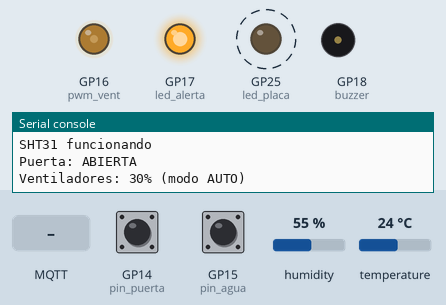
The program below on a simulated Raspberry Pi Pico running MicroPython. Shown: output pins drawn as LEDs (lit = HIGH), buzzer (waves = sounding, pin HIGH), the last lines printed to the serial console. Dashed ring = blinking. Inputs (shaded band) come from the test bench; at power-on: GP15 (pin_agua) HIGH, GP14 (pin_puerta) HIGH, temperature 24 °C, humidity 55 %. WiFi joins after 1.5 s; no MQTT or app messages arrive unless stated; values from a settings file that is not in the repository are placeholders.

Above: at 1.2 s.
1.3 s: MQTT message "ON" arrives on the first subscribed topic
At 2.4 s:
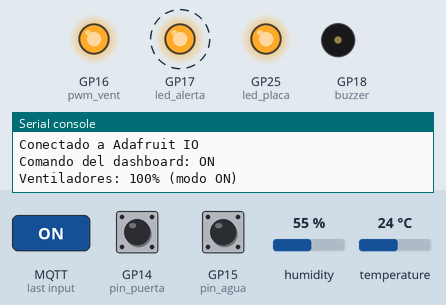
4.8 s: GP15 (pin_agua) pulled LOW for 1 s
At 5.59 s:
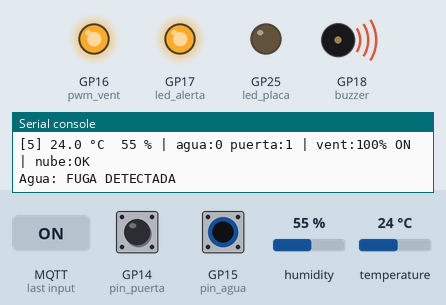
8.3 s: MQTT message "OFF" arrives on the first subscribed topic
At 10.5 s:
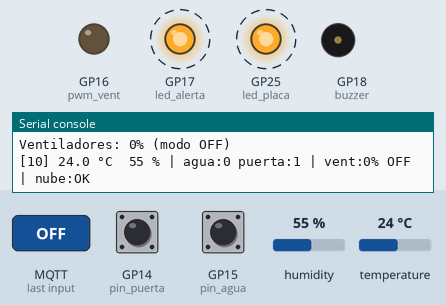
11.8 s: GP15 (pin_agua) pulled LOW for 3.2 s
At 16.3 s:
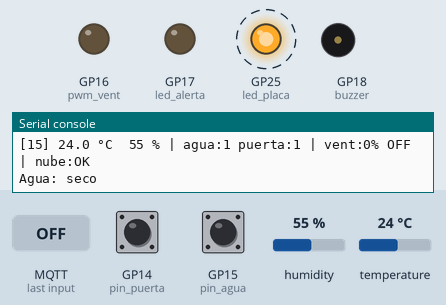
16.5 s: GP14 (pin_puerta) pulled LOW for 1 s
20.0 s: temperature set to 29.4 °C
23.5 s: temperature set to 30.4 °C
At 27.16 s:
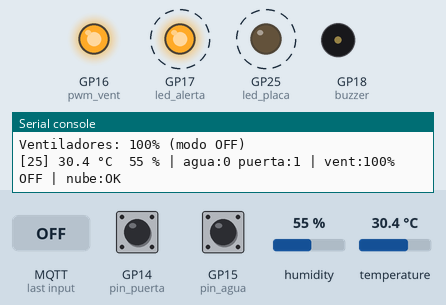
Timing chart, 0 to 28.0 s (numbered marks = the images above; inputs shaded):
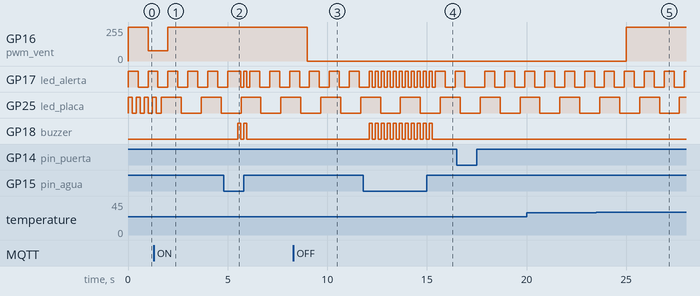

Measured:
- the behaviour switches between 29.9 and 30 °C on temperature (found by bisection; images 4 and 5)
- after the input at 1.3 s, GP16 (pwm_vent): 76/255 → 255/255 after 0.70 s
- after the input at 4.8 s, GP18 (buzzer): alternates HIGH for 0.15 s and LOW for 0.15 s, 4 changes in all, then stays LOW, starting after 0.71 s
- after the input at 8.3 s, GP16 (pwm_vent): 255/255 → 0/255 after 0.71 s
- after the input at 11.8 s, GP18 (buzzer): alternates HIGH for 0.15 s and LOW for 0.15 s, 22 changes in all, then stays LOW, starting after 0.31 s
- after the input at 23.5 s, GP16 (pwm_vent): 0/255 → 255/255 after 1.5 s
- by itself, GP25 (led_placa): alternates HIGH for 1.0 s and LOW for 1.0 s

The program:

main.py
```python
# main.py — Proyecto 11: Monitoreo de cuarto de comunicaciones
# Raspberry Pi Pico 2 W · MicroPython · asyncio · Adafruit IO (MQTT)
#
# Archivos que deben estar en la Pico:
#   main.py          (este archivo)
#   umqtt_simple.py  (librería MQTT, sin modificar)
#   secretos.py      (Wi-Fi y Key de Adafruit; NO se sube a GitHub)

import asyncio
import time
import network
from machine import Pin, I2C, PWM
from umqtt_simple import MQTTClient
from secretos import WIFI_SSID, WIFI_CLAVE, AIO_USER, AIO_KEY


# ============================== AJUSTES ==============================
# Pines (cámbialos si tu conexión es distinta)
PIN_SDA = 4            # SHT31 SDA  (I2C0)
PIN_SCL = 5            # SHT31 SCL  (I2C0)
PIN_AGUA = 15          # salida digital del sensor de fuga
PIN_PUERTA = 14        # sensor magnético (reed switch) a GND
PIN_VENT = 16          # PWM hacia el MOSFET de los ventiladores de 12 V
PIN_LED_ALERTA = 17    # LED rojo de alerta
PIN_BUZZER = 18        # buzzer activo

# Lógica de los sensores digitales
AGUA_ACTIVO = 0        # valor que da el sensor de fuga cuando está mojado
PUERTA_ABIERTA = 1     # con pull-up: imán cerca = 0 (cerrada), imán lejos = 1 (abierta)

# Temperaturas y ventiladores
TEMP_MAX = 30.0        # °C: por encima se genera la alerta "Temperatura alta"
TEMP_VENT_MIN = 24.0   # °C: por debajo, ventiladores apagados (modo AUTO)
TEMP_VENT_MAX = 32.0   # °C: desde aquí, ventiladores al 100 % (modo AUTO)
VENT_MIN = 30          # % mínimo para que el ventilador arranque
PWM_FREQ = 1000        # Hz
PROTECCION_TERMICA = True   # en modo OFF, si la temperatura supera TEMP_MAX, fuerza 100 %

# Tiempos
INTERVALO_SENSOR_MS = 2000
INTERVALO_NUBE_MS = 15000   # Adafruit IO gratis: máximo 30 datos por minuto
ESPERA_RECONEXION_S = 10    # Adafruit IO: máximo 20 intentos de conexión por minuto

# Adafruit IO
AIO_SERVIDOR = "io.adafruit.com"
CLIENT_ID = b"pico-rack-g11"


# ============================== HARDWARE ==============================
i2c = I2C(0, sda=Pin(PIN_SDA), scl=Pin(PIN_SCL), freq=100000)
pin_agua = Pin(PIN_AGUA, Pin.IN, Pin.PULL_UP)
pin_puerta = Pin(PIN_PUERTA, Pin.IN, Pin.PULL_UP)

pwm_vent = PWM(Pin(PIN_VENT))
pwm_vent.freq(PWM_FREQ)
pwm_vent.duty_u16(0)

led_alerta = Pin(PIN_LED_ALERTA, Pin.OUT, value=0)
buzzer = Pin(PIN_BUZZER, Pin.OUT, value=0)
led_placa = Pin("LED", Pin.OUT)


# ============================== ESTADO ==============================
temperatura = None
humedad = None
sensor_ok = False
agua = 0                   # 1 = fuga detectada
puerta = 0                 # 1 = puerta abierta
velocidad = 0              # % de los ventiladores
modo_ventiladores = "AUTO" # AUTO, ON u OFF (lo cambia el dashboard)
nube_ok = False


# ============================== SENSOR SHT31 ==============================
SHT31_ADDR = 0x44

def _crc8(datos):
    crc = 0xFF
    for b in datos:
        crc ^= b
        for _ in range(8):
            if crc & 0x80:
                crc = ((crc << 1) ^ 0x31) & 0xFF
            else:
                crc = (crc << 1) & 0xFF
    return crc

async def leer_sht31():
    i2c.writeto(SHT31_ADDR, b"\x24\x00")      # medición de alta repetibilidad
    await asyncio.sleep_ms(20)                # espera sin bloquear las otras tareas
    d = i2c.readfrom(SHT31_ADDR, 6)
    if _crc8(d[0:2]) != d[2] or _crc8(d[3:5]) != d[5]:
        raise ValueError("CRC inválido")
    t_raw = (d[0] << 8) | d[1]
    h_raw = (d[3] << 8) | d[4]
    t = -45 + 175 * t_raw / 65535
    h = 100 * h_raw / 65535
    return t, h

async def tarea_sensor():
    global temperatura, humedad, sensor_ok
    fallos = 0
    while True:
        try:
            temperatura, humedad = await leer_sht31()
            if not sensor_ok:
                print("SHT31 funcionando")
            sensor_ok = True
            fallos = 0
        except Exception as e:
            fallos += 1
            if fallos == 3:
                sensor_ok = False
                print("SHT31 sin respuesta:", e)
        await asyncio.sleep_ms(INTERVALO_SENSOR_MS)


# ============================== SENSORES DIGITALES ==============================
async def tarea_digitales():
    # Lee agua y puerta cada 100 ms; un cambio cuenta solo si se repite 3 veces (antirrebote)
    global agua, puerta
    cont_agua = 0
    cont_puerta = 0
    while True:
        a = 1 if pin_agua.value() == AGUA_ACTIVO else 0
        p = 1 if pin_puerta.value() == PUERTA_ABIERTA else 0

        if a != agua:
            cont_agua += 1
            if cont_agua >= 3:
                agua = a
                cont_agua = 0
                print("Agua:", "FUGA DETECTADA" if agua else "seco")
        else:
            cont_agua = 0

        if p != puerta:
            cont_puerta += 1
            if cont_puerta >= 3:
                puerta = p
                cont_puerta = 0
                print("Puerta:", "ABIERTA" if puerta else "cerrada")
        else:
            cont_puerta = 0

        await asyncio.sleep_ms(100)


# ============================== CONTROL DE VENTILADORES ==============================
def velocidad_auto(t):
    if t is None:
        return 100                      # sin lectura del sensor: por seguridad, al máximo
    if t < TEMP_VENT_MIN:
        return 0
    if t >= TEMP_VENT_MAX:
        return 100
    return int(VENT_MIN + (t - TEMP_VENT_MIN) * (100 - VENT_MIN) / (TEMP_VENT_MAX - TEMP_VENT_MIN))

async def tarea_control():
    global velocidad
    while True:
        t = temperatura if sensor_ok else None
        if modo_ventiladores == "ON":
            v = 100
        elif modo_ventiladores == "OFF":
            v = 0
            if PROTECCION_TERMICA and t is not None and t > TEMP_MAX:
                v = 100
        else:
            v = velocidad_auto(t)

        if v != velocidad:
            print("Ventiladores: {}% (modo {})".format(v, modo_ventiladores))
        velocidad = v
        pwm_vent.duty_u16(v * 65535 // 100)
        await asyncio.sleep(1)


# ============================== ALERTAS LOCALES ==============================
async def tarea_alertas():
    while True:
        temp_alta = sensor_ok and temperatura > TEMP_MAX
        if agua:
            # Fuga de agua: la alerta más grave, LED y buzzer rápidos
            led_alerta.on(); buzzer.on()
            await asyncio.sleep_ms(150)
            led_alerta.off(); buzzer.off()
            await asyncio.sleep_ms(150)
        elif temp_alta or puerta or not sensor_ok:
            # Otras alertas: solo el LED parpadea
            buzzer.off()
            led_alerta.toggle()
            await asyncio.sleep_ms(500)
        else:
            led_alerta.off(); buzzer.off()
            await asyncio.sleep_ms(500)


# ============================== NUBE (Wi-Fi + Adafruit IO) ==============================
wlan = network.WLAN(network.STA_IF)
cliente = None

def tema(feed):
    return (AIO_USER + "/feeds/" + feed).encode()

async def conectar_wifi():
    if wlan.isconnected():
        return True
    print("Conectando a Wi-Fi '{}'...".format(WIFI_SSID))
    wlan.active(True)
    try:
        wlan.config(pm=0xa11140)        # desactiva el ahorro de energía: conexión más estable
    except Exception:
        pass
    try:
        wlan.disconnect()
    except Exception:
        pass
    wlan.connect(WIFI_SSID, WIFI_CLAVE)
    for _ in range(20):                 # hasta ~10 s, sin bloquear las otras tareas
        if wlan.isconnected():
            print("Wi-Fi conectado, IP:", wlan.ifconfig()[0])
            return True
        await asyncio.sleep_ms(500)
    print("Wi-Fi: no se pudo conectar")
    return False

def al_recibir(topic, msg):
    # Acción remota: el dashboard envía AUTO, ON u OFF por cmd-ventiladores
    global modo_ventiladores
    valor = msg.decode().strip().upper()
    if valor in ("AUTO", "ON", "OFF"):
        modo_ventiladores = valor
        print("Comando del dashboard:", valor)

def cerrar_mqtt():
    global cliente
    if cliente:
        try:
            cliente.sock.close()
        except Exception:
            pass
    cliente = None

def conectar_mqtt():
    global cliente
    cerrar_mqtt()
    cliente = MQTTClient(CLIENT_ID, AIO_SERVIDOR, user=AIO_USER, password=AIO_KEY, keepalive=60)
    cliente.set_last_will(tema("estado"), b"offline")    # si la Pico se cae, Adafruit pone "offline"
    cliente.set_callback(al_recibir)
    cliente.connect(timeout=10)
    cliente.sock.settimeout(5)
    cliente.subscribe(tema("cmd-ventiladores"))
    cliente.publish(tema("estado"), b"online")
    print("Conectado a Adafruit IO")

def revisar_comandos():
    cliente.check_msg()
    cliente.sock.settimeout(5)          # check_msg deja el socket sin límite de espera

async def tarea_nube():
    global nube_ok
    ultimo_envio = time.ticks_add(time.ticks_ms(), -INTERVALO_NUBE_MS)  # primer envío inmediato
    prev_agua = None
    prev_puerta = None
    prev_temp_alta = False
    prev_sensor_ok = True

    while True:
        try:
            # 1) Reconexión: primero Wi-Fi, luego MQTT
            if not wlan.isconnected():
                if nube_ok:
                    print("Se perdió el Wi-Fi")
                nube_ok = False
                if not await conectar_wifi():
                    await asyncio.sleep(ESPERA_RECONEXION_S)
                    continue
            if not nube_ok:
                conectar_mqtt()
                nube_ok = True
                prev_agua = None        # al reconectar, se reenvía el estado actual
                prev_puerta = None

            # 2) Recibir comandos del dashboard
            revisar_comandos()

            # 3) Cada 15 s: temperatura, humedad y ventiladores
            ahora = time.ticks_ms()
            if time.ticks_diff(ahora, ultimo_envio) >= INTERVALO_NUBE_MS:
                if sensor_ok:
                    cliente.publish(tema("temp"), "{:.1f}".format(temperatura))
                    cliente.publish(tema("hum"), "{:.0f}".format(humedad))
                cliente.publish(tema("ventiladores"), str(velocidad))
                ultimo_envio = ahora

            # 4) Solo cuando cambian: agua, puerta y alertas
            if agua != prev_agua:
                cliente.publish(tema("agua"), b"1" if agua else b"0")
                if agua:
                    cliente.publish(tema("alerta"), b"Fuga de agua")
                prev_agua = agua

            if puerta != prev_puerta:
                cliente.publish(tema("puerta"), b"1" if puerta else b"0")
                if puerta:
                    cliente.publish(tema("alerta"), b"Puerta abierta")
                prev_puerta = puerta

            temp_alta = sensor_ok and temperatura > TEMP_MAX
            if temp_alta and not prev_temp_alta:
                cliente.publish(tema("alerta"), b"Temperatura alta")
            prev_temp_alta = temp_alta

            if not sensor_ok and prev_sensor_ok:
                cliente.publish(tema("alerta"), b"Falla del sensor de temperatura")
            prev_sensor_ok = sensor_ok

        except Exception as e:
            print("Nube: error ({}). Reintento en {} s".format(e, ESPERA_RECONEXION_S))
            nube_ok = False
            cerrar_mqtt()
            await asyncio.sleep(ESPERA_RECONEXION_S)
            continue

        await asyncio.sleep_ms(500)


# ============================== MONITOREO EN THONNY ==============================
async def tarea_latido():
    # LED de la placa: parpadeo lento = conectado a la nube; rápido = sin conexión
    while True:
        led_placa.toggle()
        await asyncio.sleep_ms(1000 if nube_ok else 200)

async def tarea_monitor():
    while True:
        if sensor_ok:
            th = "{:.1f} °C  {:.0f} %".format(temperatura, humedad)
        else:
            th = "sensor sin datos"
        print("[{}] {} | agua:{} puerta:{} | vent:{}% {} | nube:{}".format(
            time.ticks_ms() // 1000, th, agua, puerta, velocidad, modo_ventiladores,
            "OK" if nube_ok else "--"))
        await asyncio.sleep(5)


# ============================== PROGRAMA PRINCIPAL ==============================
async def main():
    print("Proyecto 11 · Monitoreo de cuarto de comunicaciones")
    await asyncio.gather(
        tarea_sensor(),
        tarea_digitales(),
        tarea_control(),
        tarea_alertas(),
        tarea_nube(),
        tarea_latido(),
        tarea_monitor(),
    )

try:
    asyncio.run(main())
finally:
    # Al detener el programa (Ctrl+C en Thonny), deja todo apagado
    pwm_vent.duty_u16(0)
    buzzer.off()
    led_alerta.off()
    cerrar_mqtt()
    asyncio.new_event_loop()
```
